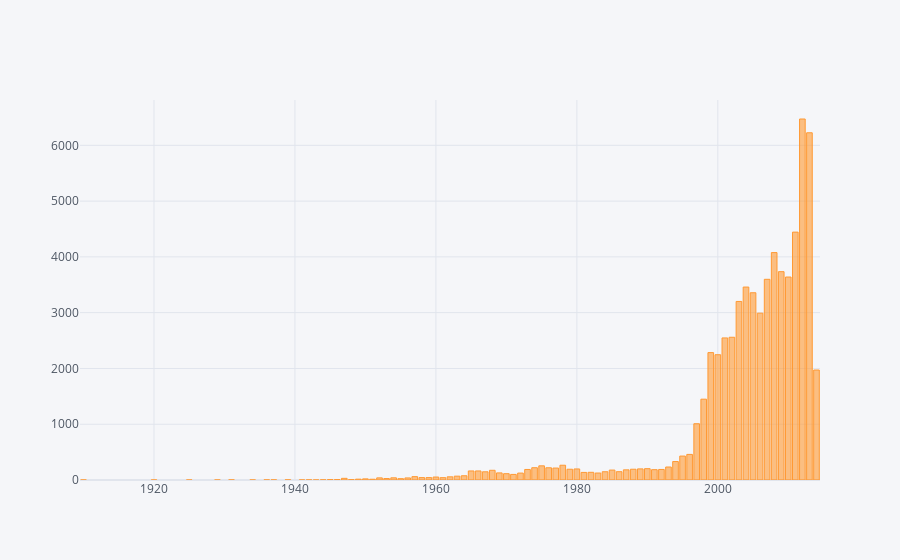

Here is the notebook cell this chart was saved with:
### Code cell
df["Sight-Year"].value_counts().iplot(kind="bar")

### Figure 1 — Plotly figure (JSON) as saved in the notebook; plotly's stock layout.template omitted (floating-point values rounded to 4 significant figures)
{"data": [{"marker": {"color": "rgba(255, 153, 51, 0.6)", "line": {"color": "rgba(255, 153, 51, 1.0)", "width": 1}}, "name": "Sight-Year", "orientation": "v", "text": "", "type": "bar", "x": ["2012", "2013", "2011", "2008", "2009", "2010", "2007", "2004", "2005", "2003", "2006", "2002", "2001", "1999", "2000", "2014", "1998", "1997", "1996", "1995", "1994", "1978", "1975", "1993", "1974", "1976", "1977", "1990", "1989", "1980", "1988", "1979", "1992", "1973", "1991", "1987", "1985", "1968", "1965", "1966", "1986", "1984", "1967", "1982", "1981", "1969", "1983", "1972", "1970", "1971", "1964", "1963", "1957", "1962", "1960", "1959", "1958", "1961", "1954", "1952", "1956", "1947", "1953", "1955", "1950", "1949", "1951", "1946", "1948", "1945", "1944", "1939", "1931", "1936", "1937", "1942", "1941", "1929", "1943", "1910", "1920", "1925", "1934"], "y": [6472, 6225, 4444, 4077, 3735, 3639, 3598, 3459, 3357, 3201, 2991, 2559, 2547, 2284, 2246, 1972, 1449, 1009, 459, 429, 331, 265, 254, 233, 220, 219, 214, 203, 199, 198, 193, 193, 189, 189, 185, 182, 178, 174, 162, 162, 149, 148, 147, 138, 136, 127, 125, 124, 113, 100, 76, 69, 60, 57, 53, 43, 43, 42, 39, 38, 37, 30, 26, 24, 20, 15, 14, 8, 7, 7, 3, 3, 2, 2, 2, 2, 1, 1, 1, 1, 1, 1, 1]}], "layout": {"legend": {"bgcolor": "#F5F6F9", "font": {"color": "#4D5663"}}, "paper_bgcolor": "#F5F6F9", "plot_bgcolor": "#F5F6F9", "title": {"font": {"color": "#4D5663"}}, "xaxis": {"gridcolor": "#E1E5ED", "showgrid": true, "tickfont": {"color": "#4D5663"}, "title": {"font": {"color": "#4D5663"}, "text": ""}, "zerolinecolor": "#E1E5ED"}, "yaxis": {"gridcolor": "#E1E5ED", "showgrid": true, "tickfont": {"color": "#4D5663"}, "title": {"font": {"color": "#4D5663"}, "text": ""}, "zerolinecolor": "#E1E5ED"}}}
